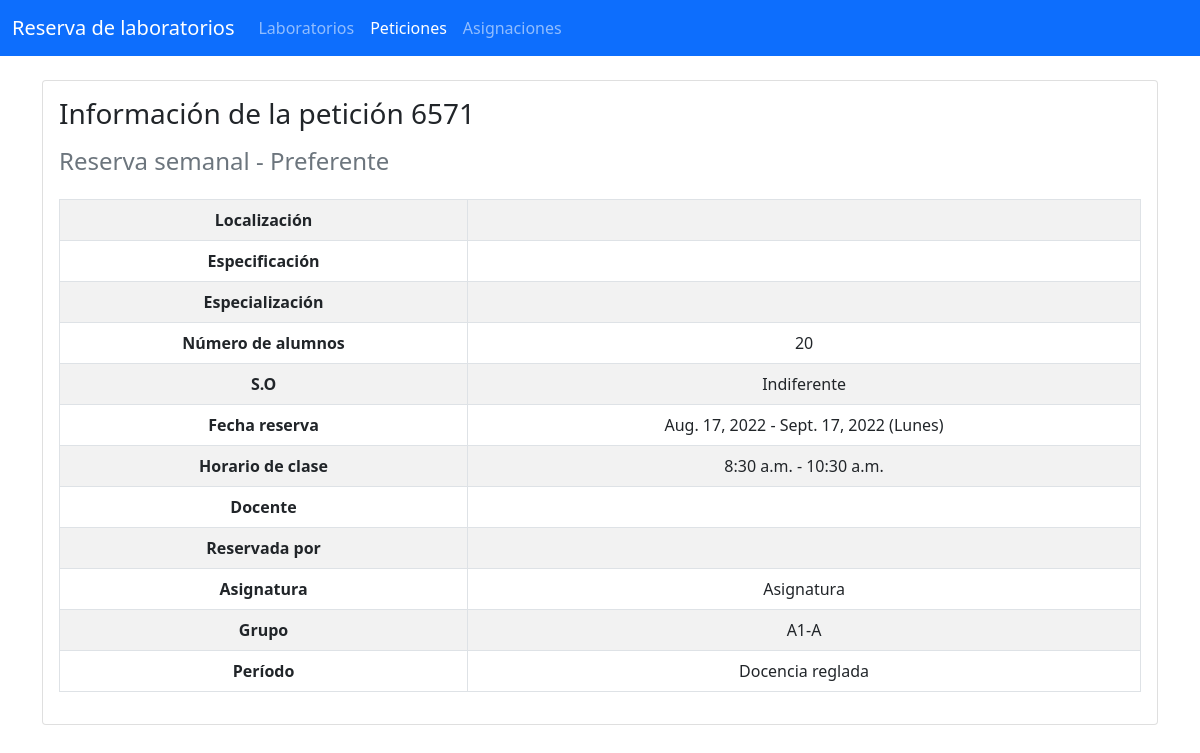
The page /requests/showRequest/17146f5c72534c3bae4ac899ec1d769e on the database its author committed.
### Aplicaciones/request_class/models.py (models this page shows, shortened)
class RequestClass(models.Model):
    key = models.UUIDField(primary_key=True, default=uuid.uuid4, help_text="ID unique for the request")
    code = models.IntegerField(default=0000)
    typ =  models.CharField(max_length=100)
    preference = models.CharField(max_length=100)
    location = models.CharField(max_length=150)
    specification = models.CharField(max_length=100)
    num_alum = models.IntegerField(default=0)
    s_o = models.CharField(max_length=20)
    specialization = models.CharField(max_length=100)
    start_date = models.DateField()
    end_date = models.DateField()
    start_hour = models.TimeField()
    end_hour = models.TimeField()
    alternative_day = models.CharField(max_length=50)
    sender = models.ForeignKey(Teacher, on_delete=models.CASCADE,null=False, related_name='%(class)s_requests_sender')
    imparter = models.ForeignKey(Teacher, on_delete=models.CASCADE,related_name='%(class)s_requests_teacher')
    per = models.ForeignKey(Period, on_delete=models.CASCADE)
    s_g = models.ForeignKey(SmallGroup, on_delete=models.CASCADE)

### Aplicaciones/small_group/models.py (models this page shows, shortened)
class SmallGroup(models.Model):
    id = models.UUIDField(primary_key=True, default=uuid.uuid4, help_text="ID unique for the small group")
    subject = models.CharField(max_length=100)
    grade =  models.IntegerField(default=5)
    letter = models.CharField(max_length=1)
    code = models.CharField(max_length=4)
    degree= models.CharField(max_length=100)

### Aplicaciones/period/models.py (models this page shows, shortened)
class Period(models.Model):
    id = models.UUIDField(primary_key=True, default=uuid.uuid4, help_text="ID unique for the period")
    year = models.CharField(max_length=4)
    typ = models.CharField(max_length=100, help_text="Cuatrimestre, examanes...")

### Aplicaciones/request_class/views.py (the view)
# urls.py: path('showRequest/<key>', views.showRequest),
def showRequest(request, key):
    r = RequestClass.objects.get(key=key)
    return render(request, "showRequest.html", {"request": r})

### Aplicaciones/request_class/templates/showRequest.html (shortened to what this page needs)
{% extends "./plantilla.html" %}
{% block navbar_peticiones %} active {% endblock %}
{% block body %}
<br>
<div class="card mb-3">
    <div class="card-body">
        <h3 class="card-title">Información de la petición {{request.code}}</h3>
        <h4 class="card-subtitle mt-3 text-muted">{{request.typ}} - {{request.preference}}</h4>
        <table class="table table-striped table-bordered mt-4">
            <tbody>
                <tr class="text-center">
                    <td><b>Localización</b></td>
                    <td>{{request.location}}</td>
                </tr>
                <tr class="text-center">
                    <td><b>Especificación</b></td>
                    <td>{{request.specification}}</td>
                </tr>
                <tr class="text-center">
                    <td><b>Especialización</b></td>
                    <td>{{request.specialization}}</td>
                </tr>
                <tr class="text-center">
                    <td><b>Número de alumnos</b></td>
                    <td>{{request.num_alum}}</td>
                </tr>
                <tr class="text-center">
                    <td><b>S.O</b></td>
                    <td>{{request.s_o}}</td>
                </tr>
                <tr class="text-center">
                    <td><b>Fecha reserva</b></td>
                    <td>{{request.start_date}} - {{request.end_date}} ({{request.alternative_day}})</td>
                </tr>
                <tr class="text-center">
                    <td><b>Horario de clase</b></td>
                    <td>{{request.start_hour}} - {{request.end_hour}}</td>
                </tr>
                <tr class="text-center">
                    <td><b>Docente</b></td>
                    <td>{{request.imparter.name}}</td>
                </tr>
                <tr class="text-center">
                    <td><b>Reservada por</b></td>
                    <td>{{request.sender.name}}</td>
                </tr>
                <tr class="text-center">
                    <td><b>Asignatura</b></td>
                    <td>{{request.s_g.subject}}</td>
                </tr>
                <tr class="text-center">
                    <td><b>Grupo</b></td>
                    <td>{{request.s_g.code}}</td>
                </tr>
                <tr class="text-center">
                    <td><b>Período</b></td>
                    <td>{{request.per.typ}}</td>
                </tr>
            </tbody>
        </table>
    </div>
</div>
{% endblock %}

### rows shown on the page
RequestClass: code "6571", typ "Reserva semanal", preference "Preferente", num_alum "20", s_o "Indiferente", start_date "Aug. 17, 2022", end_date "Sept. 17, 2022", alternative_day "Lunes", start_hour "8:30 a.m.", end_hour "10:30 a.m.", s_g.subject "Asignatura", s_g.code "A1-A", per.typ "Docencia reglada"
